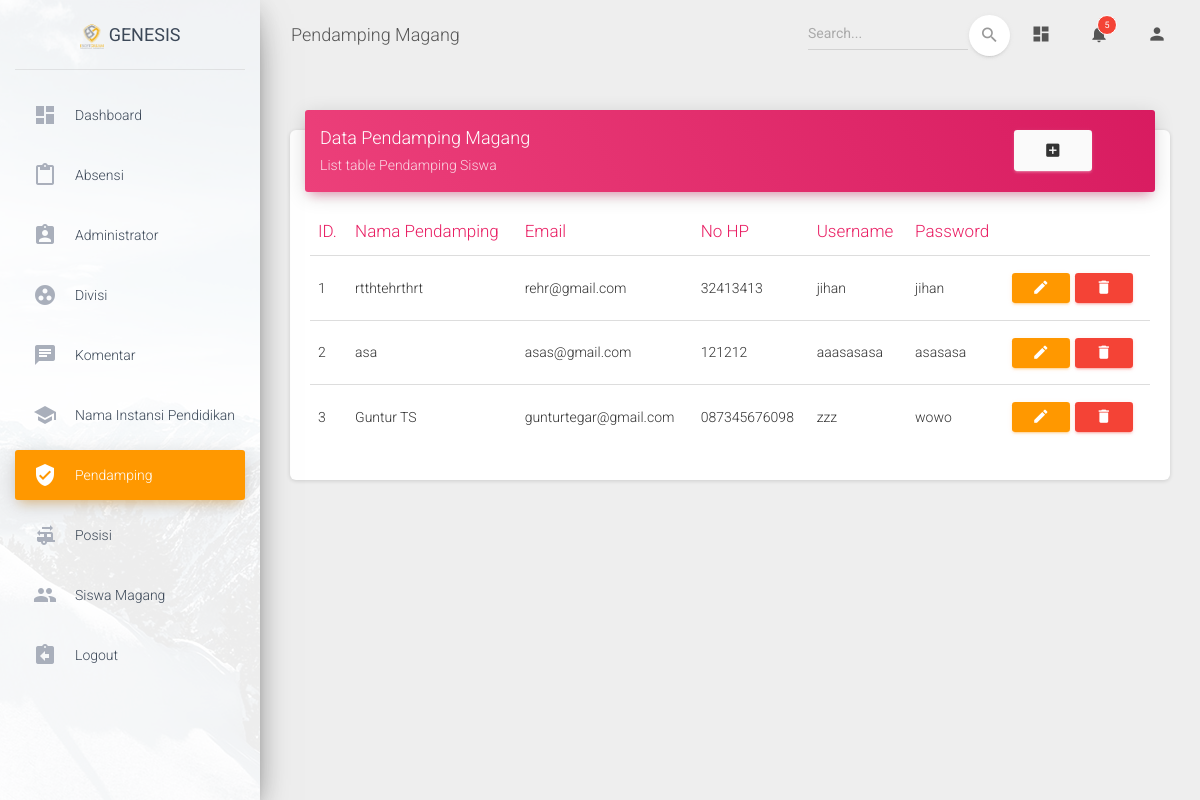
The page /index.php/Admin/PendampingMagang on the database as committed earlier.
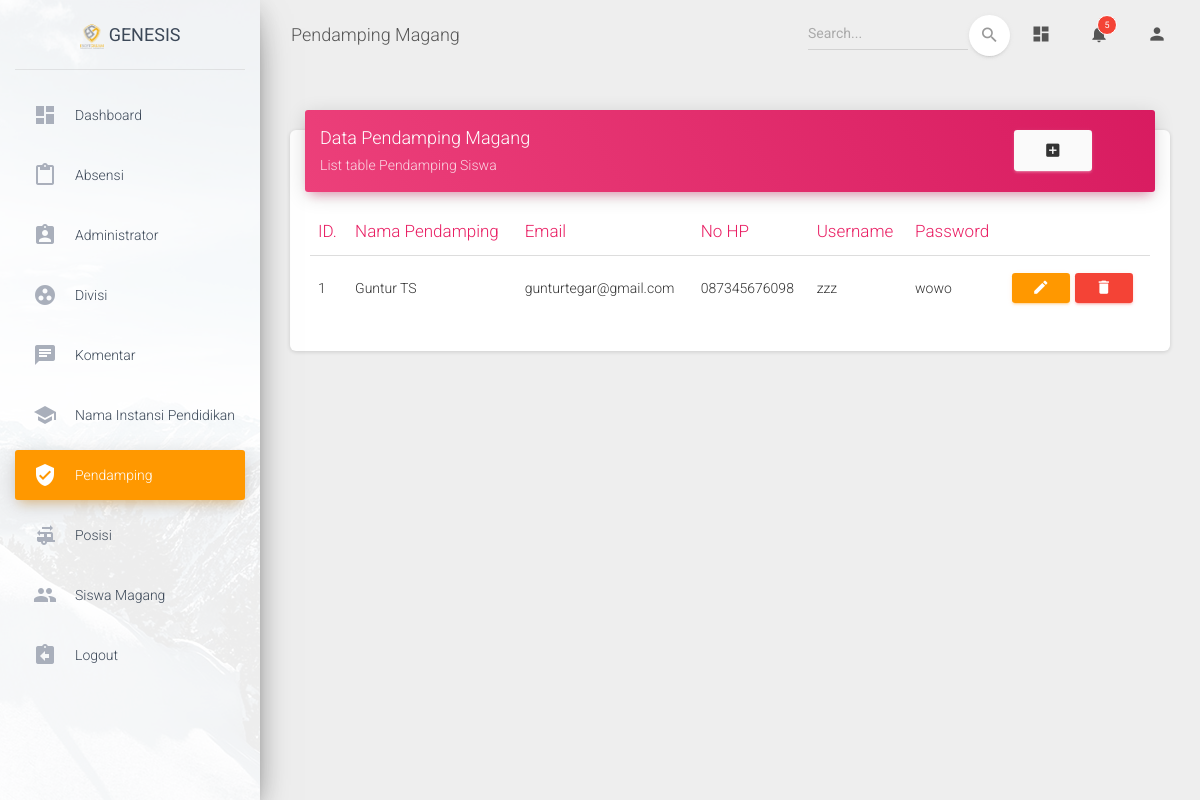
The same page on the database as committed later.
### tables this page shows
CREATE TABLE `pendamping_magang` (
  `id_pendamping` int(11) NOT NULL,
  `nama` varchar(45) NOT NULL,
  `email` varchar(45) NOT NULL,
  `no_hp` varchar(30) NOT NULL,
  `username` varchar(45) NOT NULL,
  `password` text NOT NULL,
  `fk_id_level` int(11) NOT NULL
);

### application/controllers/Admin/PendampingMagang.php (called while the page is built, shortened)
<?php
class PendampingMagang extends CI_Controller {
	public function __construct()
	{
		$this->load->library('form_validation');
		$this->load->model('PendampingModel');
	}
	public function index()
	{
		$data['data'] = $this->PendampingModel->get();
		$this->load->view('admin/pendamping/template/header');
		$this->load->view('admin/pendamping/index',$data);
		$this->load->view('admin/pendamping/template/footer');
	}
}

### index.php (called while the page is built, shortened)
<?php
require_once BASEPATH.'core/CodeIgniter.php';

### application/models/PendampingModel.php (called while the page is built, shortened)
<?php
class PendampingModel extends CI_Model {
	public function get()
	{
		$this->db->select("pendamping_magang.*");
		$this->db->order_by('id_pendamping','desc');
		return $this->db->get('pendamping_magang')->result();
	}
}

### application/views/admin/pendamping/index.php (the view)
<?php $c_name = "PendampingMagang" ?>
      <div class="content">
        <div class="container-fluid">
          <div class="row">
          <div class="col-md-12">
              <div class="card">
                <div class="card-header card-header-rose">
                  <div class="row">
                    <div class="col-md-10">
                  <h4 class="card-title ">Data Pendamping Magang</h4>
                  <p class="card-category">List table Pendamping Siswa</p>
                  </div>
                  <div class="col-xs-2">
                    <a href="<?= base_url('index.php/Admin/PendampingMagang/insert') ?>" rel="tooltip" title="Tambah Data" class="btn btn-secondary">
                      <i class="material-icons">add_box</i>
                    </a>
                  </div>
                </div>
              </div>
                <div class="card-body">
                  <div class="table-responsive">
                    <table class="table">
                    <thead class=" text-rose">
                      <th>ID.</th>
                      <th>Nama Pendamping</th>
                      <th>Email</th>
                      <th>No HP</th>
                      <th>Username</th>
                      <th>Password</th>
                      <th></th>
                    </thead>
                    <tbody>
                      <?php foreach ($data as $key => $value): ?>
                        <tr>
                          <td><?php echo ++$key; ?></td>
                          <td><?php echo $value->nama ?></td>
                          <td><?php echo $value->email ?></td>
                          <td><?php echo $value->no_hp ?></td>
                          <td><?php echo $value->username ?></td>
                          <td><?php echo $value->password ?></td>
                          <td>
                            <a class="btn btn-sm btn-warning" href="<?php echo site_url("Admin/".$c_name."/update/".$value->id_pendamping) ?>"  rel="tooltip" title="Edit"><i class="material-icons">edit</i></a>
                            <a href="<?php echo site_url("Admin/".$c_name."/delete/".$value->id_pendamping) ?>" onclick="return confirm('Apakah anda yakin?')" class="btn btn-sm btn-danger"  rel="tooltip" title="Hapus"><i class="material-icons">delete</i></a>
                          </td>
                        </tr>
                        <?php endforeach ?>
                    </tbody>
                  </table>
                  </div>
                </div>
              </div>
              </div>
            </div>
          </div>
        </div>
      </div>

Rows that differ between the two databases and show on the page:
removed pendamping_magang: nama "rtthtehrthrt", email "rehr@gmail.com", no_hp "32413413", username "jihan", password "jihan"
removed pendamping_magang: nama "asa", email "asas@gmail.com", no_hp "121212", username "aaasasasa", password "asasasa"
